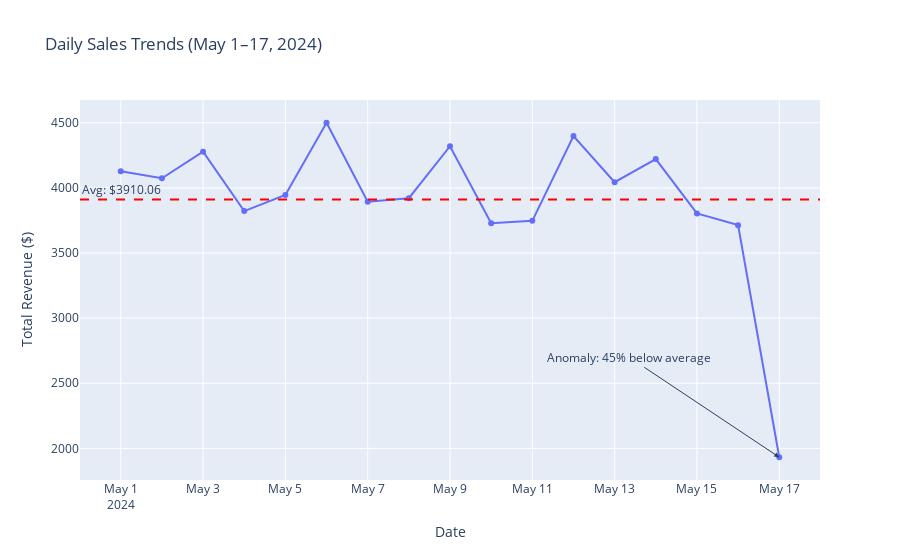

Here is the notebook cell this chart was saved with:
### Code cell
state = State(**{
    "user_message": "Visualize daily sales trends over time. Create a line chart showing total revenue per day and identify any patterns.",
    "sql_result": "[(datetime.date(2024, 5, 1), 4128.0), (datetime.date(2024, 5, 2), 4074.0), (datetime.date(2024, 5, 3), 4278.0), (datetime.date(2024, 5, 4), 3822.0), (datetime.date(2024, 5, 5), 3945.0), (datetime.date(2024, 5, 6), 4500.0), (datetime.date(2024, 5, 7), 3894.0), (datetime.date(2024, 5, 8), 3921.0), (datetime.date(2024, 5, 9), 4320.0), (datetime.date(2024, 5, 10), 3729.0), (datetime.date(2024, 5, 11), 3747.0), (datetime.date(2024, 5, 12), 4398.0), (datetime.date(2024, 5, 13), 4044.0), (datetime.date(2024, 5, 14), 4221.0), (datetime.date(2024, 5, 15), 3804.0), (datetime.date(2024, 5, 16), 3714.0), (datetime.date(2024, 5, 17), 1932.0)] success"
})
result_state = create_plot(state)
print(result_state.plot_agent_answer)

### Figure 1 — Plotly figure (JSON) as saved in the notebook; plotly's stock layout.template omitted (floating-point values rounded to 4 significant figures)
{"data": [{"hovertemplate": "Date=%{x}<br>Total Revenue ($)=%{y}<extra></extra>", "legendgroup": "", "line": {"color": "#636efa", "dash": "solid"}, "marker": {"symbol": "circle"}, "mode": "lines+markers", "name": "", "orientation": "v", "showlegend": false, "type": "scatter", "x": ["2024-05-01T00:00:00.000000000", "2024-05-02T00:00:00.000000000", "2024-05-03T00:00:00.000000000", "2024-05-04T00:00:00.000000000", "2024-05-05T00:00:00.000000000", "2024-05-06T00:00:00.000000000", "2024-05-07T00:00:00.000000000", "2024-05-08T00:00:00.000000000", "2024-05-09T00:00:00.000000000", "2024-05-10T00:00:00.000000000", "2024-05-11T00:00:00.000000000", "2024-05-12T00:00:00.000000000", "2024-05-13T00:00:00.000000000", "2024-05-14T00:00:00.000000000", "2024-05-15T00:00:00.000000000", "2024-05-16T00:00:00.000000000", "2024-05-17T00:00:00.000000000"], "xaxis": "x", "y": [4128.0, 4074.0, 4278.0, 3822.0, 3945.0, 4500.0, 3894.0, 3921.0, 4320.0, 3729.0, 3747.0, 4398.0, 4044.0, 4221.0, 3804.0, 3714.0, 1932.0], "yaxis": "y"}], "layout": {"annotations": [{"showarrow": false, "text": "Avg: $3910.06", "x": 0, "xanchor": "left", "xref": "x domain", "y": 3910.0, "yanchor": "bottom", "yref": "y"}, {"arrowhead": 2, "ax": -150, "ay": -100, "showarrow": true, "text": "Anomaly: 45% below average", "x": "2024-05-17T00:00:00", "y": 1932}], "legend": {"tracegroupgap": 0}, "shapes": [{"line": {"color": "red", "dash": "dash"}, "type": "line", "x0": 0, "x1": 1, "xref": "x domain", "y0": 3910.0, "y1": 3910.0, "yref": "y"}], "title": {"text": "Daily Sales Trends (May 1–17, 2024)"}, "xaxis": {"anchor": "y", "domain": [0, 1], "title": {"text": "Date"}}, "yaxis": {"anchor": "x", "domain": [0, 1], "title": {"text": "Total Revenue ($)"}}}}
